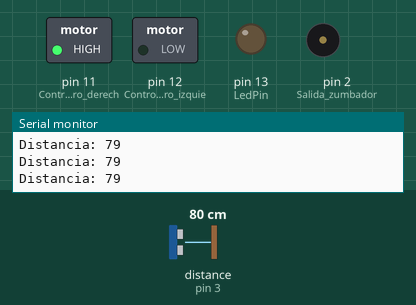
A sketch run on a simulated Arduino Uno, built with avr-gcc and run on an emulated ATmega328P. Shown: switched loads named in the sketch (green lamp = pin HIGH), output pins drawn as LEDs (lit = HIGH), buzzer (waves = sounding, pin HIGH), the last lines printed to the serial monitor. Wiring (inferred from the names in the program): ultrasonic range finder: trigger pin 4; echo pin 3. The test bench sets the inputs (shaded band); at power-on: distance to the obstacle (sensor on pin 3) 80 cm. The echo pulse lasts 58.3 µs per cm; pins used as bus, display or sensor lines are not drawn.

Above: at 1.2 s.
1.3 s: distance to the obstacle (sensor on pin 3) set to 2 cm
At 2.5 s:
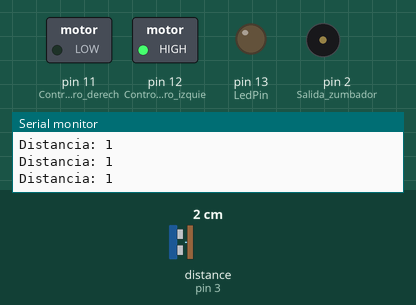
2.8 s: distance to the obstacle (sensor on pin 3) set to 9 cm
At 3.2 s:
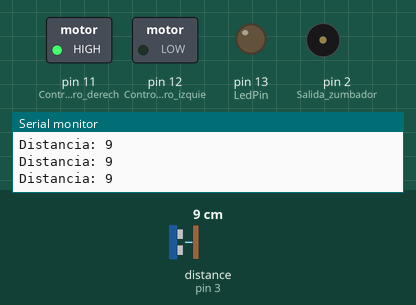
4.3 s: distance to the obstacle (sensor on pin 3) set to 4 cm
At 4.9 s:
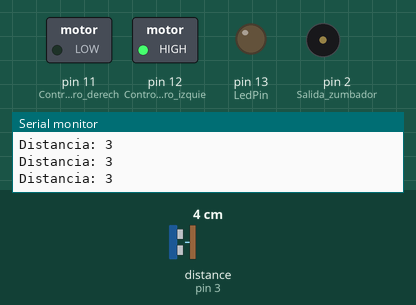
Timing chart, 0 to 7.3 s (numbered marks = the images above; inputs shaded):
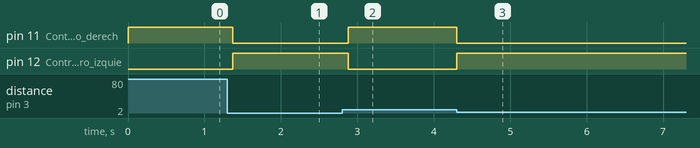

The sketch:

SEGUIDOR_US_LIN.ino
```cpp
/* Sencillo programa que controla un motor en función de la distancia medida por un sensor de ultrasonidos
 * manteniendo una distancia fija de 6cm hasta el obstáculo detectado. El motor desplaza al sensor que está
 * montado sobre una protoboard atornillada a una guía de cajón. El conjunto actúa como un sistema de enfoque
 * automático o como un servo lineal que mantiene una distancia fija de un mecanismo a un objeto detectado
*/
// Patas en las que se conecta el HC04
const int EchoPin = 3;
const int TriggerPin = 4;
const int LedPin = 13; // Pata del indicador luminoso Builtin LED
const int Buzzer = 2; // Pata de salida del zumbador
// ************************************* Inicialización de variables y pines *******************************************
void setup() {
  Serial.begin(9600);
  pinMode(11, OUTPUT);// Control motor giro derecha
  pinMode(12, OUTPUT);// Control motor giro izquierda
  pinMode(2, OUTPUT);// Salida zumbador
  pinMode(LedPin, OUTPUT); // Salida piloto de estado funcionando
  pinMode(TriggerPin, OUTPUT); // Salida pata trigger del HC04
  pinMode(EchoPin, INPUT); // // Salida pata trigger del HC04
}

//************************************** Bucle del programa principal **************************************************
void loop() {
 int cm = ping(TriggerPin, EchoPin);//Llama a la función para medir distancia y lo almacena en la variable cm
 Serial.print("Distancia: "); // Imprime por puerto serie "Distancia:"
 Serial.println(cm); // Imprime por puerto serie el valor de distancia medido en cm
 if (cm ==6) {
  digitalWrite (11, LOW); // Para el motor si la distancia es 6cm
  digitalWrite(12, LOW);
  digitalWrite(2, LOW); //Hace un pitido corto avisando que está ajustado
  delay(100);
  digitalWrite(2, LOW);
  }
  else {
  if (cm>=7) {
  digitalWrite(11, HIGH);// Si está más separado de 7cm mueve el motor para acercar
  digitalWrite(12, LOW);
  }
  if (cm <5) {
  digitalWrite (11, LOW);// Si está más cerca de 5cm mueve el motor para alejar
  digitalWrite(12, HIGH);
  }
  }
 delay(100);      // Retardo para una medida cada segundo
}

//********************************* Función de medida de distancia ******************************************************
// Función de medida por tiempo de rebote de sonido en us -> cm

int ping(int TriggerPin, int EchoPin) {
 long duration, distanceCm;

 digitalWrite(TriggerPin, LOW);  //para generar un pulso limpio ponemos a LOW 4us
 delayMicroseconds(4);
 digitalWrite(TriggerPin, HIGH);  //generamos Trigger (disparo) de 10us
 delayMicroseconds(10);
 digitalWrite(TriggerPin, LOW);

 duration = pulseIn(EchoPin, HIGH);  //medimos el tiempo entre pulsos, en microsegundos

 distanceCm = duration * 10 / 292/ 2;   //convertimos a distancia, en cm
 return distanceCm; // Elegir devolver us o cm
 //return duration; // Elegir devolver us o cm
}
```

Measured:
- after the input at 1.3 s, pin 11 (Control_motor_giro_derech): HIGH → LOW after 0.07 s; pin 12 (Control_motor_giro_izquie): LOW → HIGH after 0.07 s
- after the input at 2.8 s, pin 11 (Control_motor_giro_derech): LOW → HIGH after 0.08 s; pin 12 (Control_motor_giro_izquie): HIGH → LOW after 0.08 s
- after the input at 4.3 s, pin 11 (Control_motor_giro_derech): HIGH → LOW at once; pin 12 (Control_motor_giro_izquie): LOW → HIGH at once
